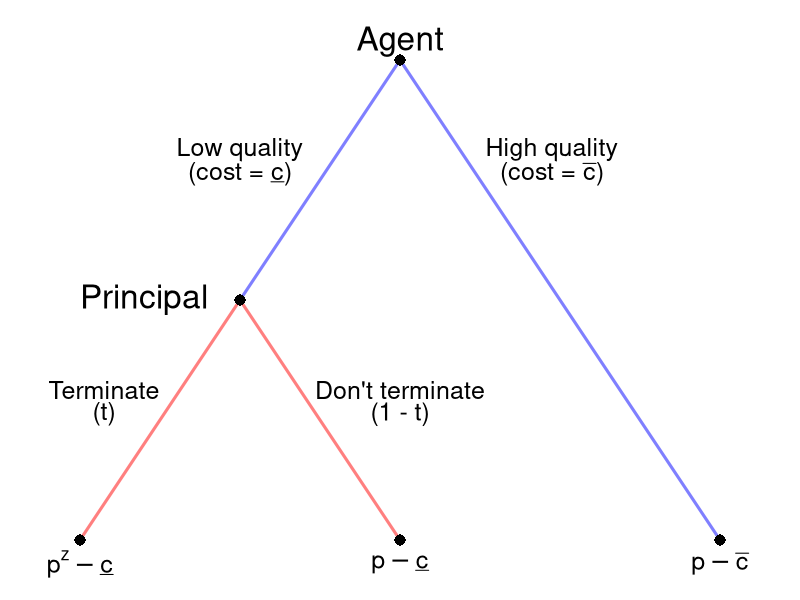

This figure's R source:
require(shape)
pdf(file = "information_power/info_gametree.pdf", width = 9, height = 7)

#Set parameters for graphics
axislabelsize <- 1.5
labelsize <- 2
actionlabelsize <- 1.5
graphlinewidth <- 3
segmentlinewidth <- 2
nodesize <- 1.5
fadelevel <- 1

col_agent = c(rgb(0, 0, 1, 0.5), rgb(1, 0, 0, 0.5))

par(mar =  c(0, 0, 0, 0))

xlims <- c(0, 10)
ylims <- c(0, 10)

npts <- 501 
x <- seq(xlims[1], xlims[2], length.out = npts)
y <- seq(ylims[1], ylims[2], length.out = npts) 

plot(0, 0, xlim = xlims, ylim = ylims, type = "n",
     xlab = expression(paste("")),
     ylab = expression(paste("")), 
     xaxt = "n", 
     yaxt = "n", 
     cex.lab = axislabelsize, 
     bty = "n",
     xaxs = "i", 
     yaxs = "i")

ticksy <- seq(from = 0, to = ylims[2], by = 2)
ylabels <- seq(from = 0, to = ylims[2], by = 2)
ticksx <- seq(from = 0, to = xlims[2], by = 2)
xlabels <- seq(from = 0, to = xlims[2], by = 2)

# Agent
segments(5, 9, 3, 5, col = col_agent[1], lty = 1, lwd = 3)
segments(5, 9, 9, 1, lty = 1, col = col_agent[1], lwd = graphlinewidth)


# Principal
segments(3, 5, 1, 1, lty = 1, col = col_agent[2], lwd = graphlinewidth)
segments(3, 5, 5, 1, lty = 1, col = col_agent[2], lwd = graphlinewidth)

#Initial node
points(5, 9, pch = 16, cex = nodesize)

#P1 Nodes
points(3, 5, pch = 16, cex = nodesize)

#P2 Terminal Nodes
points(1, 1, pch = 16, cex = nodesize)
points(5, 1, pch = 16, cex = nodesize)
points(9, 1, pch = 16, cex = nodesize)

text(5, 9.3, expression(paste("Agent")), cex = labelsize)
text(3, 7.5, expression(paste("Low quality")), cex = actionlabelsize)
text(3, 7.1, expression(paste("(cost = ", underline(c), ")")), cex = actionlabelsize)
text(6.9, 7.5, expression(paste("High quality")), cex = actionlabelsize)
text(6.9, 7.1, expression(paste("(cost = ", bar(c), ")")), cex = actionlabelsize)


text(1.8, 5, expression(paste("Principal")), cex = labelsize)
text(1.3, 3.5, expression(paste("Terminate")), cex = actionlabelsize)
text(1.3, 3.1, expression(paste("(t)")), cex = actionlabelsize)
text(5, 3.5, expression(paste("Don't terminate")), cex = actionlabelsize)
text(5, 3.1, expression(paste("(1 - t)")), cex = actionlabelsize)

#Payoffs 
text(1, .6, expression(p^z - underline(c)), cex = actionlabelsize)
text(5, .6, expression(p - underline(c)), cex = actionlabelsize)
text(9, .6, expression(p - bar(c)), cex = actionlabelsize)



dev.off()
